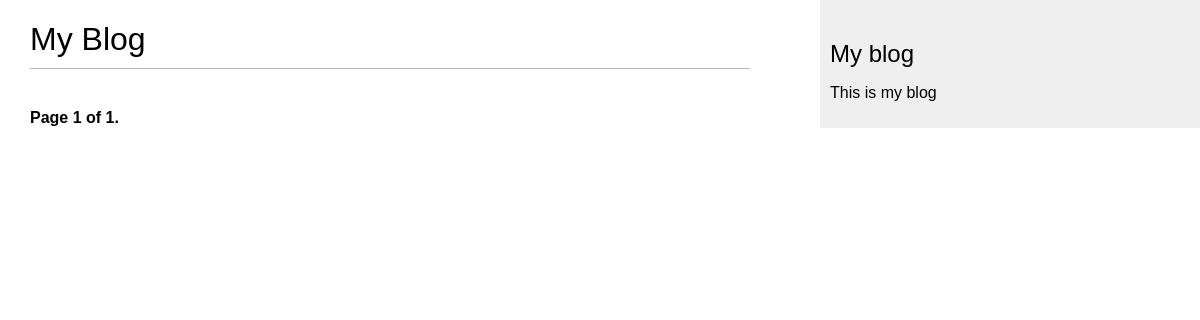
The page /blog/ on the database as committed earlier.
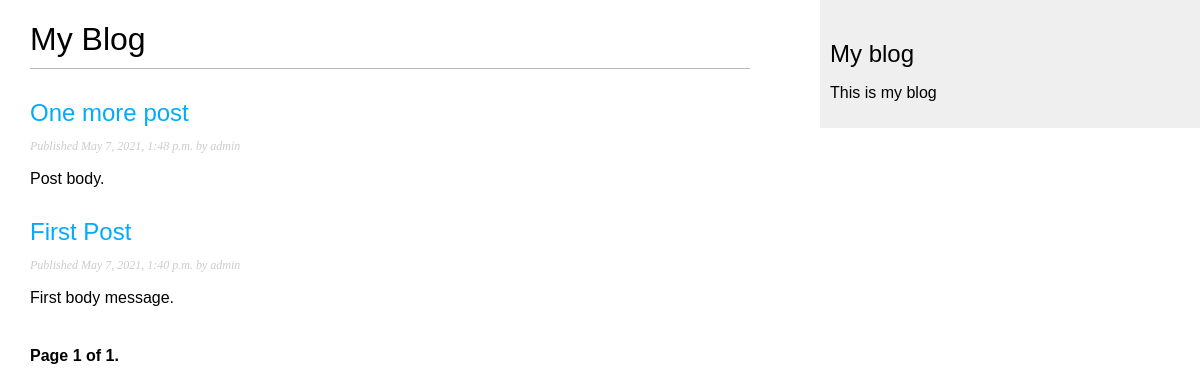
The same page on the database as committed later.
### blog/models.py (models this page shows, shortened)
class Post(models.Model):
    STATUS_CHOICES = (
        ('draft', 'Draft'),
        ('published', 'Published'),
    )
    title = models.CharField(max_length=250)
    slug = models.SlugField(max_length=250, unique_for_date='publish')
    author = models.ForeignKey(User,
                               on_delete=models.CASCADE,
                               related_name='blog_posts')
    body = models.TextField()
    publish = models.DateTimeField(default=timezone.now)
    created = models.DateTimeField(auto_now_add=True)
    updated = models.DateTimeField(auto_now=True)
    status = models.CharField(max_length=10,
                              choices=STATUS_CHOICES,
                              default='draft')
    objects = models.Manager() # default manager
    published = PublishedManager() # custom manager
    class Meta:
        ordering = ('-publish',)
    def get_absolute_url(self):
        return reverse('blog:post_detail',
                       args=[self.publish.year,
                             self.publish.month,
                             self.publish.day, self.slug])

### blog/views.py (the view)
# urls.py: path('', views.PostListView.as_view(), name='post_list'),
class PostListView(ListView):
    queryset = Post.published.all()
    context_object_name = 'posts'
    paginate_by = 3
    template_name = 'blog/post/list.html'

### blog/templates/blog/post/list.html (shortened to what this page needs)
{% extends "blog/base.html" %}
{% block content %}
    <h1>My Blog</h1>
    {% for post in posts %}
        <h2>
            <a href="{{ post.get_absolute_url }}">
                {{ post.title }}
            </a>
        </h2>
        <p class="date">
            Published {{ post.publish }} by {{ post.author }}
        </p>
        {{ post.body|truncatewords:30|linebreaks }}
    {% endfor %}
    {% include "pagination.html" with page=page_obj %}
{% endblock %}

### blog/templates/blog/base.html (shortened to what this page needs)
{% load static %}
<!doctype html>
<html>
<head>
    <link href="{% static "css/blog.css" %}" rel="stylesheet">
</head>
<body>
    <div id="content">
        {% block content %}
        {% endblock %}
    </div>
    <div id="sidebar">
        <h2>My blog</h2>
        <p>This is my blog</p>
    </div>
</body>
</html>

### blog/templates/pagination.html (shortened to what this page needs)
<div class="pagination">
     <span class="step-links">
       <span class="current">
         Page {{ page.number }} of {{ page.paginator.num_pages }}.
       </span>
     </span>
</div>

### blog/static/css/blog.css (style rules this page uses)
body { margin:0; padding:0; font-family:helvetica, sans-serif; }
a { color:#00abff; text-decoration:none; }
h1 { font-weight:normal; border-bottom:1px solid #bbb; padding:0 0 10px 0; }
h2 { font-weight:normal; margin:30px 0 0; }
#content { float:left; width:60%; padding:0 0 0 30px; }
#sidebar { float:right; width:30%; padding:10px; background:#efefef; height:100%; }
p.date { color:#ccc; font-family: georgia, serif; font-size: 12px; font-style: italic; }
.pagination { margin:40px 0; font-weight:bold; }

Rows that differ between the two databases and show on the page:
now on this page (row edited): Post: title "One more post", publish "May 7, 2021, 1:48 p.m.", author "admin", body "Post body."
now on this page (row edited): Post: title "First Post", publish "May 7, 2021, 1:40 p.m.", author "admin", body "First body message."
